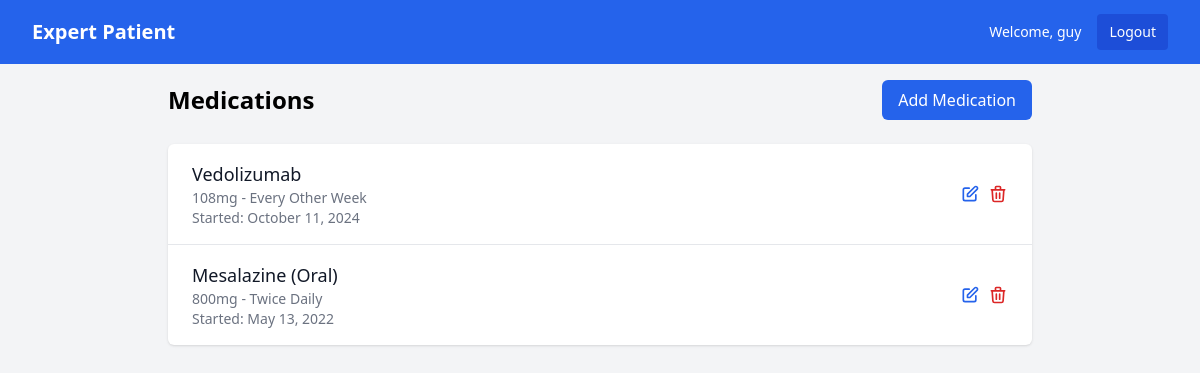
Page /medications/ (signed in) on the committed database.
### accounts/models.py (models this page shows, shortened)
class Patient(AbstractUser):
    date_of_diagnosis = models.DateField(null=True, blank=True)
    current_medications = models.TextField(blank=True)

### medications/models.py (models this page shows, shortened)
class Medication(models.Model):
    FREQUENCY_CHOICES = [
        ('daily', 'Daily'),
        ('twice_daily', 'Twice Daily'),
        ('three_times_daily', 'Three Times Daily'),  # Added
        ('four_times_daily', 'Four Times Daily'),    # Added
        ('weekly', 'Weekly'),
        ('every_other_week', 'Every Other Week'),
        ('monthly', 'Monthly'),
        ('as_needed', 'As Needed'),
    ]
    MEDICATION_CHOICES = [
        ('5-ASAs', (
            ('MESALAZINE_ORAL', 'Mesalazine (Oral)'),
            ('MESALAZINE_TOPICAL', 'Mesalazine (Topical)'),
            ('SULFASALAZINE', 'Sulfasalazine'),
            ('BALSALAZIDE', 'Balsalazide'),
            ('OLSALAZINE', 'Olsalazine'),
        )),
        ('Corticosteroids', (
            ('PREDNISOLONE', 'Prednisolone'),
            ('BUDESONIDE', 'Budesonide'),
            ('HYDROCORTISONE', 'Hydrocortisone'),
            ('BECLOMETHASONE', 'Beclomethasone'),
        )),
        ('Immunomodulators', (
            ('AZATHIOPRINE', 'Azathioprine'),
            ('MERCAPTOPURINE', 'Mercaptopurine'),
            ('METHOTREXATE', 'Methotrexate'),
            ('CYCLOSPORINE', 'Cyclosporine'),
            ('TACROLIMUS', 'Tacrolimus'),
        )),
        ('Biologics', (
            ('INFLIXIMAB', 'Infliximab'),
            ('ADALIMUMAB', 'Adalimumab'),
            ('GOLIMUMAB', 'Golimumab'),
            ('VEDOLIZUMAB', 'Vedolizumab'),
            ('USTEKINUMAB', 'Ustekinumab'),
            ('RISANKIZUMAB', 'Risankizumab'),
        )),
        ('JAK Inhibitors', (
            ('TOFACITINIB', 'Tofacitinib'),
            ('UPADACITINIB', 'Upadacitinib'),
        ))
    ]
    user = models.ForeignKey(settings.AUTH_USER_MODEL, on_delete=models.CASCADE)
    name = models.CharField(max_length=50, choices=MEDICATION_CHOICES)
    dosage = models.CharField(max_length=50)
    frequency = models.CharField(max_length=20, choices=FREQUENCY_CHOICES)
    start_date = models.DateField(validators=[validate_past_date])
    active = models.BooleanField(default=True)
    notes = models.TextField(blank=True)
    created_at = models.DateTimeField(default=timezone.now)
    updated_at = models.DateTimeField(auto_now=True)
    class Meta:
        ordering = ['-active', '-start_date']

### medications/views.py (the view)
# urls.py: path('', views.MedicationListView.as_view(), name='list'),
class MedicationListView(LoginRequiredMixin, ListView):
    model = Medication
    template_name = 'medications/list.html'
    context_object_name = 'medications'
    def get_queryset(self):
        return Medication.objects.filter(user=self.request.user)

### templates/medications/list.html (shortened to what this page needs)
{% extends "base.html" %}
{% block content %}
<div class="max-w-4xl mx-auto p-4">
    <div class="flex justify-between items-center mb-6">
        <h1 class="text-2xl font-bold">Medications</h1>
        <a href="{% url 'medications:add' %}"
           class="px-4 py-2 bg-blue-600 text-white rounded-md hover:bg-blue-700">
            Add Medication
        </a>
    </div>
    {% if medications %}
        <div class="bg-white shadow overflow-hidden sm:rounded-md">
            <ul class="divide-y divide-gray-200">
                {% for medication in medications %}
                    <li class="px-6 py-4 {% if not medication.active %}opacity-60{% endif %}">
                        <div class="flex items-center justify-between">
                            <div>
                                <h3 class="text-lg font-medium text-gray-900">
                                    {{ medication.get_name_display }}
                                </h3>
                                <p class="text-sm text-gray-500">
                                    {{ medication.dosage }} - {{ medication.get_frequency_display }}
                                </p>
                                <p class="text-sm text-gray-500">
                                    Started: {{ medication.start_date|date:"F j, Y" }}
                                </p>
                            </div>
                            <div class="flex space-x-2">
                                <a href="{% url 'medications:edit' medication.pk %}"
                                   class="text-blue-600 hover:text-blue-800">
                                    <svg class="w-5 h-5" fill="none" stroke="currentColor" viewBox="0 0 24 24">
                                        <path stroke-linecap="round" stroke-linejoin="round" stroke-width="2"
                                              d="M11 5H6a2 2 0 00-2 2v11a2 2 0 002 2h11a2 2 0 002-2v-5m-1.414-9.414a2 2 0 112.828 2.828L11.828 15H9v-2.828l8.586-8.586z"/>
                                    </svg>
                                </a>
                                <a href="{% url 'medications:delete' medication.pk %}"
                                   class="text-red-600 hover:text-red-800">
                                    <svg class="w-5 h-5" fill="none" stroke="currentColor" viewBox="0 0 24 24">
                                        <path stroke-linecap="round" stroke-linejoin="round" stroke-width="2"
                                              d="M19 7l-.867 12.142A2 2 0 0116.138 21H7.862a2 2 0 01-1.995-1.858L5 7m5 4v6m4-6v6m1-10V4a1 1 0 00-1-1h-4a1 1 0 00-1 1v3M4 7h16"/>
                                    </svg>
                                </a>
                            </div>
                        </div>
                    </li>
                {% endfor %}
            </ul>
        </div>
    {% else %}
        <div class="text-center py-12 bg-white rounded-lg shadow">
            <p class="text-gray-500">No medications added yet.</p>
        </div>
    {% endif %}
</div>
{% endblock %}

### templates/base.html (shortened to what this page needs)
<!DOCTYPE html>
<html>
<head>
    <script src="https://cdn.tailwindcss.com"></script>
</head>
<body class="bg-gray-100">
    <nav class="bg-blue-600 text-white">
        <div class="max-w-7xl mx-auto px-4 sm:px-6 lg:px-8">
            <div class="flex justify-between h-16 items-center">
                <a href="{% url 'home:home' %}" class="text-xl font-bold">Expert Patient</a>
                {% if user.is_authenticated %}
                <div class="flex items-center space-x-4">
                    <span class="text-sm">Welcome, {{ user.username }}</span>
                    <a href="{% url 'accounts:logout' %}"
                       class="text-sm bg-blue-700 px-3 py-2 rounded hover:bg-blue-800">
                        Logout
                    </a>
                </div>
                {% endif %}
            </div>
        </div>
    </nav>
    <main class="min-h-screen">
        {% block content %}{% endblock %}
    </main>
</body>
</html>

### rows in the picture
Patient: username "guy"
Medication: name "Vedolizumab", dosage "108mg", frequency "Every Other Week", start_date "October 11, 2024"
Medication: name "Mesalazine (Oral)", dosage "800mg", frequency "Twice Daily", start_date "May 13, 2022"
